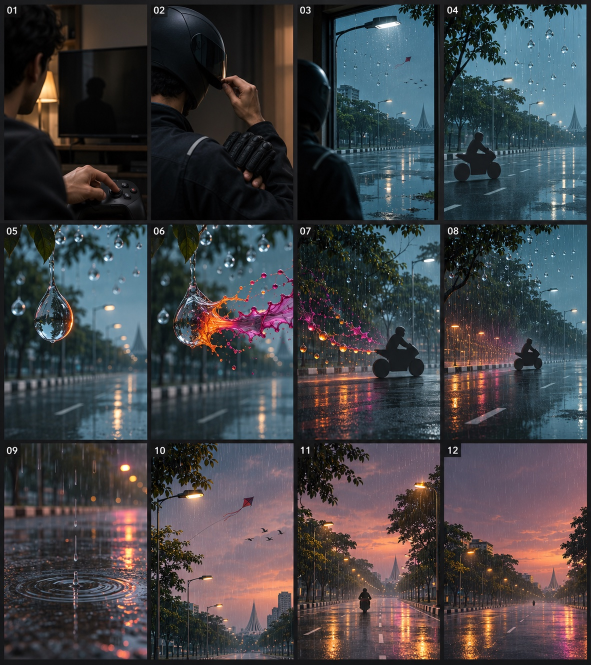
#> input picture mt15_production/01_REFERENCES/Rain_storyboard_05-09.jpg, 1182 x 1330 px, given in place of f0001.png, which was not available (shown at 1/2 size)
$ python post.py ../01_REFERENCES/Rain_storyboard_05-09.jpg ../01_REFERENCES/MT15_V2_Cyan_Storm.png
#> lines starting #> are read from the running program, lines starting #| are printed output that depends on the picture
"""Comp, grade and assembly for the MT-15 16 s film, v1.

Usage:  python3 post.py FRAMES_DIR OUT_DIR
  FRAMES_DIR  holds S01..S11 (720x1280 PNG sequences) and BG12/f0001.png (1080x1920), from 04_CG/film.py
  OUT_DIR     receives 384 finished 1080x1920 frames as %04d.png

What it does: rain overlay (S04-S07), per-shot grade, bloom, vignette, grain, upscale to 1080x1920,
and the S12 end card (official product PNG on the CG waterfront, tagline, logo placeholder).
"""
import os
import sys

import numpy as np
from PIL import Image, ImageDraw, ImageFilter

HERE = os.path.dirname(os.path.abspath(__file__))
ROOT = os.path.dirname(HERE)
TEX = os.path.join(ROOT, "04_CG", "textures")
PRODUCT = os.path.join(ROOT, "01_REFERENCES", "MT15_V2_Cyan_Storm.png")
W, H = 1080, 1920

# shot, frames, look
EDIT = [("S01", 30, "room"), ("S02", 20, "room"), ("S03", 16, "room"), ("S04", 24, "rain"),
        ("S05", 36, "macro"), ("S06", 24, "rain"), ("S07", 12, "macro"), ("S08", 72, "dusk"),
        ("S09", 36, "dusk"), ("S10", 36, "dusk"), ("S11", 36, "room"), ("S12", 42, "card")]
# v012: S03 is the owner's buckle clip, 16 frames; S04 is 24.
# v007: cut to the music. The beat grid is anchored on the raindrop burst (frame 102) with a beat every
# 12 frames; S06 (126), S07 (150), S08 (162), S09 (234), S10 (270), S11 (306) and S12 (342) start on a beat.
assert sum(n for _, n, _ in EDIT) == 384

LOOKS = {   # gain per channel, contrast, saturation
    "room": ((1.00, 1.00, 1.06), 1.08, 1.05),
    "rain": ((0.94, 1.00, 1.08), 1.12, 0.92),
    "macro": ((1.00, 1.00, 1.02), 1.08, 1.10),
    "dusk": ((1.04, 0.99, 1.03), 1.10, 1.16),
    "plate": ((1.00, 1.00, 1.00), 1.04, 1.00),      # generated footage: already lit and graded
}


def grade(a, look):
    gain, contrast, sat = LOOKS[look]
    a = a * np.array(gain, dtype=np.float32)
    a = (a - 0.5) * contrast + 0.5
    luma = (a * np.array((0.2126, 0.7152, 0.0722), dtype=np.float32)).sum(-1, keepdims=True)
    return luma + (a - luma) * sat


def blur(a, radius):
    im = Image.fromarray((np.clip(a, 0, 1) * 255).astype(np.uint8))
    return np.asarray(im.filter(ImageFilter.GaussianBlur(radius)), dtype=np.float32) / 255.0


def finish(a, rng, bloom=0.34):
    """Bloom on the highlights, soft vignette, fine grain."""
    hi = np.clip(a - 0.62, 0, 1) * 1.6
    glow = blur(hi, a.shape[1] / 60)
    a = 1 - (1 - np.clip(a, 0, 1)) * (1 - glow * bloom)
    h, w = a.shape[:2]
    yy, xx = np.mgrid[0:h, 0:w]
    d = np.hypot((xx - w / 2) / (w * 0.75), (yy - h / 2) / (h * 0.75))
    a = a * (1 - 0.30 * np.clip(d - 0.35, 0, 1) ** 1.6)[..., None]
    a = a + rng.normal(0, 0.012, a.shape[:2]).astype(np.float32)[..., None]
    return np.clip(a, 0, 1)


class Rain:
    """Two depths of streaks. Positions are a pure function of the frame number."""

    # [17 lines left out: functions __init__, frame, not called in this run]


def load(path):
    return np.asarray(Image.open(path).convert("RGB"), dtype=np.float32) / 255.0


def upscale(a):
    im = Image.fromarray((np.clip(a, 0, 1) * 255).astype(np.uint8))
    return np.asarray(im.resize((W, H), Image.LANCZOS), dtype=np.float32) / 255.0


# [66 lines left out: functions over, rgba, end_card, not called in this run]


def main():
    frames_dir, out_dir = sys.argv[1], sys.argv[2]
    os.makedirs(out_dir, exist_ok=True)
    rng = np.random.default_rng(1)
    rains = {}
    g = 0
    for shot, n, look in EDIT:
        if shot == "S12":
            for a in end_card(frames_dir, n, rng):
                Image.fromarray((a * 255).astype(np.uint8)).save(os.path.join(out_dir, f"{g:04d}.png"))
                g += 1
            continue
        plate = os.path.exists(os.path.join(frames_dir, shot, "PLATE"))   # generated footage, not CG
        for f in range(1, n + 1):
            a = load(os.path.join(frames_dir, shot, f"f{f:04d}.png"))
            a = grade(a, "plate" if plate else look)
#> in grade, `luma = (a * np.array((0.2126, 0.7152, 0.0722), dtype=np.float32)).sum(..`:
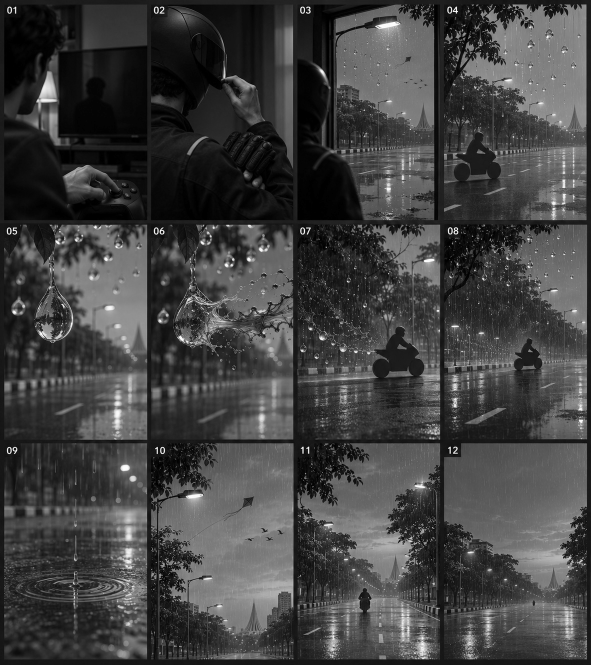
#> luma: shape (1330, 1182, 1) float32 (shown at 1/2 size); min -0.04, max 1.04, mean 0.241; drawn with min black and max white
            amount = 0.0 if plate else {"S04": 1.0, "S06": 1.0, "S07": 0.55}.get(shot, 0.0)
            if shot == "S05" and not plate:                        # CG drop only: time is frozen until the burst
                amount = float(np.clip((f - 20) / 8, 0, 1)) * 0.8
            if amount:
                size = a.shape[:2]                  # CG shots are 720x1280, still-based shots 1080x1920
                if size not in rains:
                    rains[size] = Rain(size[1], size[0])
                streaks = rains[size].frame(g, amount)
                if shot == "S04":       # the camera stands under the stall roof: rain only out on the road
                    yy = np.linspace(0, 1, streaks.shape[0], dtype=np.float32)[:, None, None]
                    streaks = streaks * np.clip((yy - 0.20) / 0.06, 0, 1) * np.clip((0.60 - yy) / 0.06, 0, 1)
                a = a + streaks * np.array((0.80, 0.88, 1.0), dtype=np.float32)
            a = finish(a, rng, bloom=0.16 if plate else 0.34)
#> in finish, `hi = np.clip(a - 0.62, 0, 1) * 1.6`:
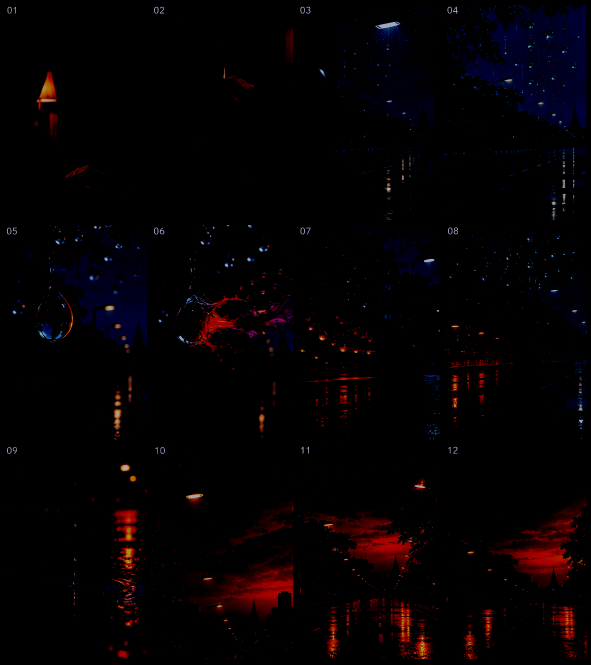
#> hi: shape (1330, 1182, 3) float32 (shown at 1/2 size); mean R, G, B 0.0192, 0.00371, 0.011
#> in blur, `return np.asarray(im.filter(ImageFilter.GaussianBlur(radius)), dtype=n..`:
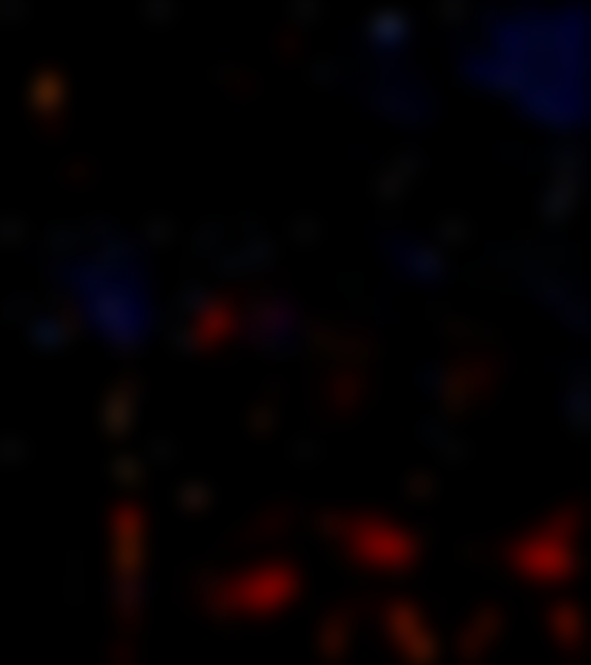
#> returned value: shape (1330, 1182, 3) float32 (shown at 1/2 size); mean of channels 0, 1, 2 0.0187, 0.00342, 0.0105; drawn as R, G, B
            Image.fromarray((upscale(a) * 255).astype(np.uint8)).save(os.path.join(out_dir, f"{g:04d}.png"))
#> in upscale, `return np.asarray(im.resize((W, H), Image.LANCZOS), dtype=np.float32) ..`:
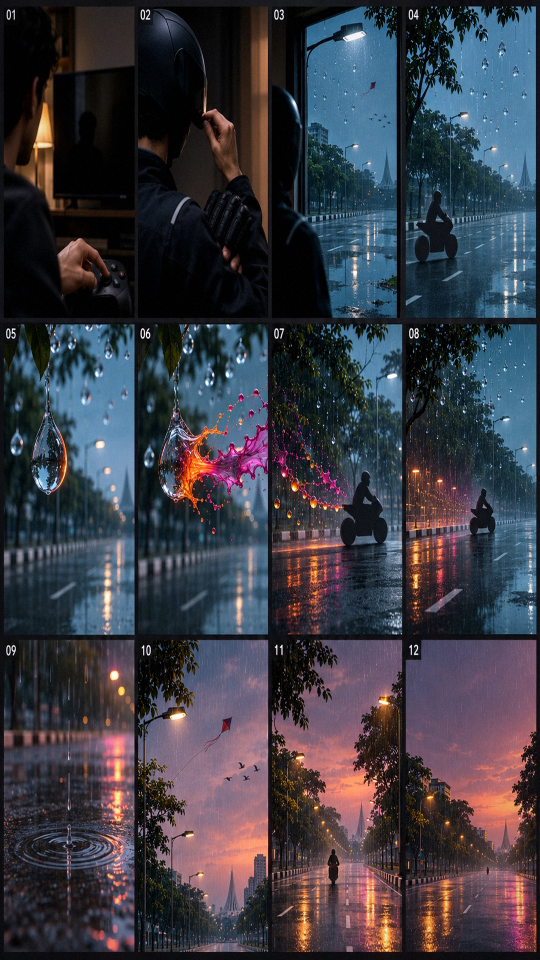
#> returned value: shape (1920, 1080, 3) float32 (shown at 1/2 size); mean of channels 0, 1, 2 0.234, 0.234, 0.268; drawn as R, G, B
            g += 1
        print("comped", shot, g, flush=True)
    assert g == 384, g
    print("ALL 384 FRAMES")


if __name__ == "__main__":
#> (the run stopped early here; a loop or call above may not have finished)
